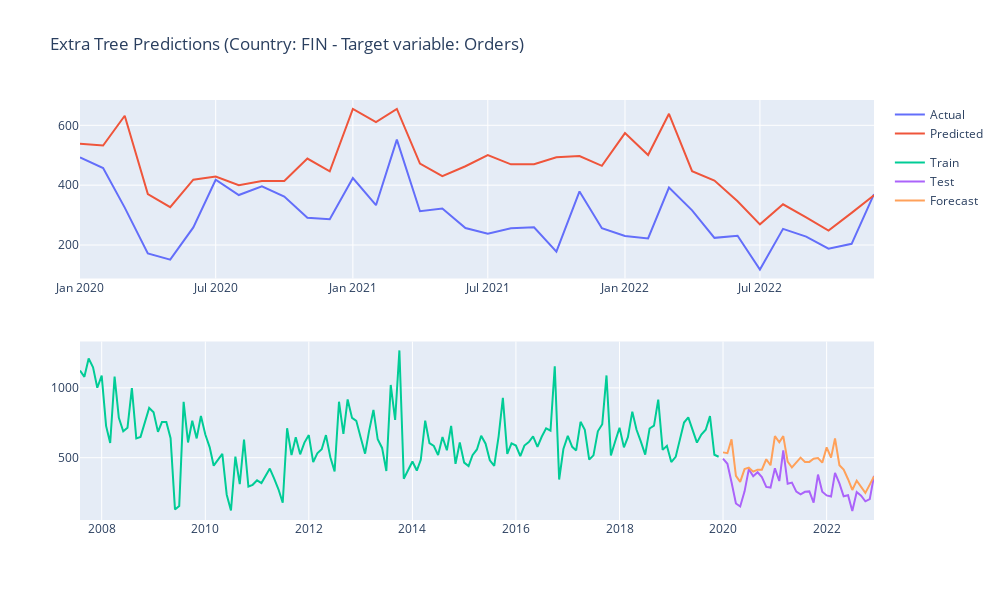
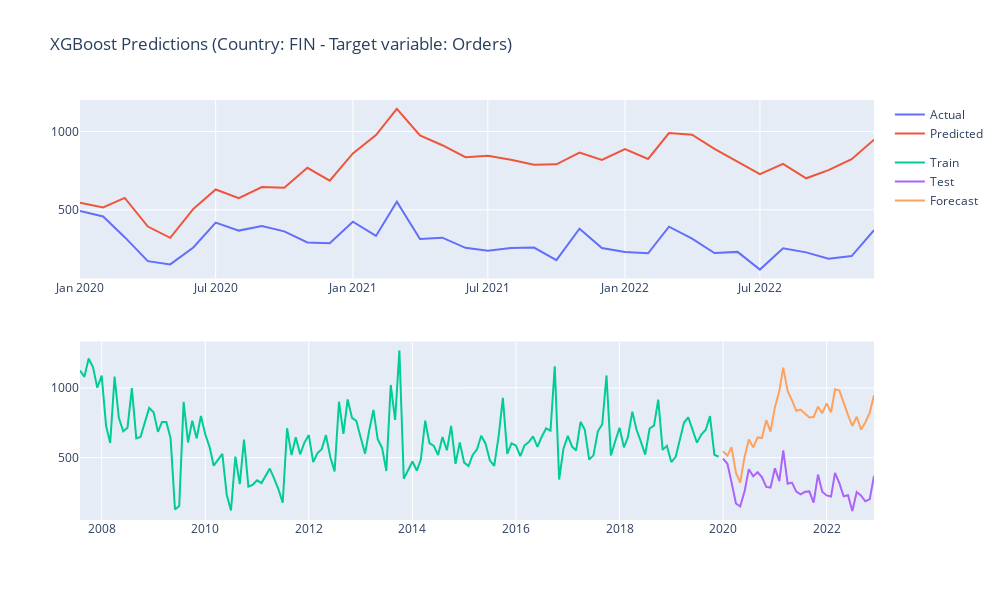
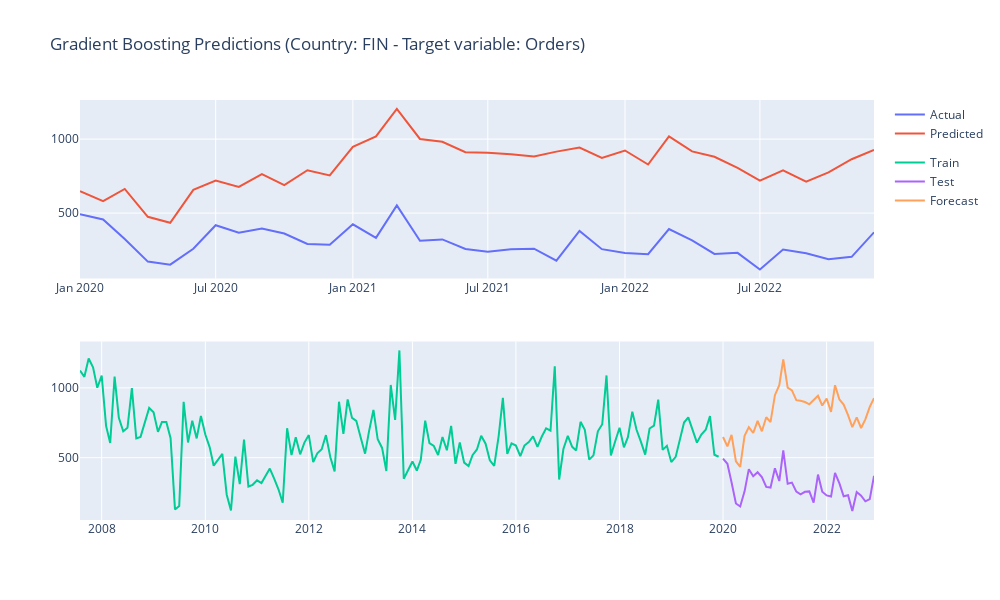
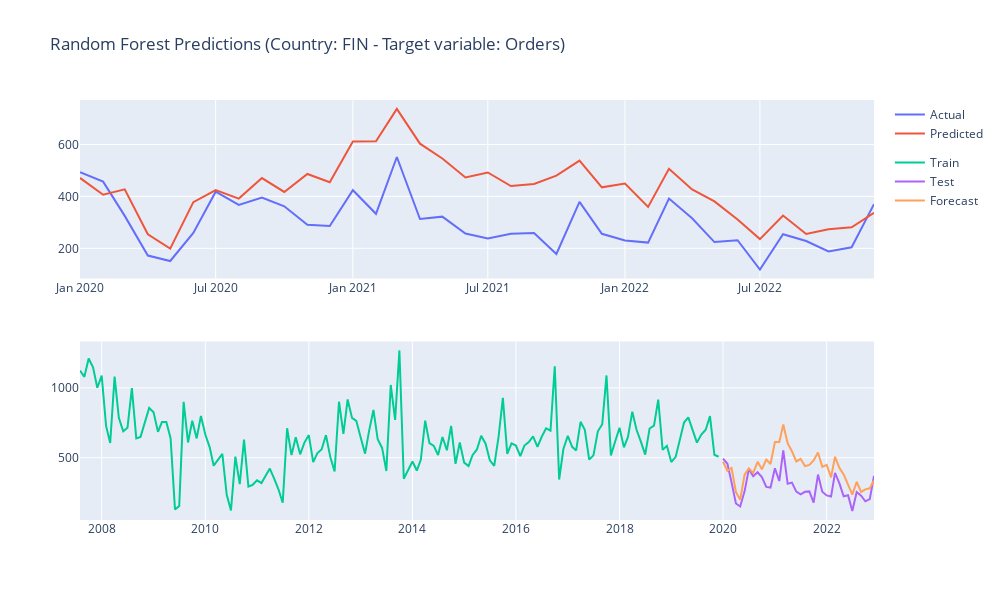

Source (notebook cell) for these figures, in order:
### Markdown cell above
### ML Models

### Code cell
# Hyperparameters
modelclasses = [
    ["Extra Tree", ExtraTreesRegressor],
    ["XGBoost", XGBRegressor],
    ["Gradient Boosting", GradientBoostingRegressor],
    ["Random Forest", RandomForestRegressor],
    ["Ada Boost", AdaBoostRegressor],
    ["LightGBM", LGBMRegressor],
    ["Decision Tree", DecisionTreeRegressor]
]

for model_name, Model in modelclasses:
    
    # Instantiate the model
    model = Model()
    
    # Fit 
    model.fit(X_train,y_train)
        
    # Predict
    y_pred = model.predict(X_test) 

    if feature_selection:

        # Create dataframe of predictions
        y_pred_df = pd.DataFrame(data=y_pred, index=test.index, columns=[dep_var])

        # Invert transformation
        y_pred_df_inv = invert_transformation(df_original[[dep_var]].iloc[:-steps],y_pred_df)

        # Score
        scoring(model_name, df_original[[dep_var]].iloc[-steps:].squeeze(), y_pred_df_inv[dep_var + '_forecast'].values, df_original, True, True)

    else:

        # Score
        scoring(model_name, y_test, y_pred, df, True, True)
